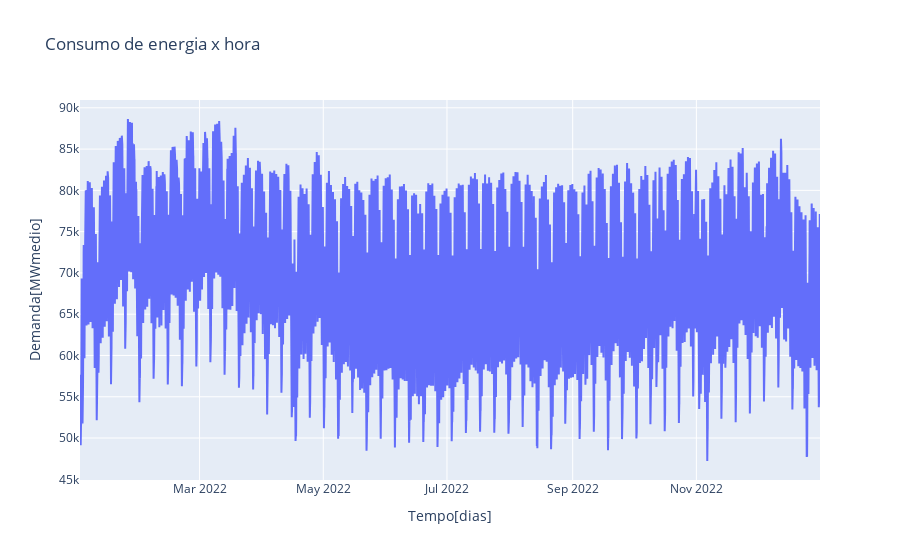

Notebook source saved alongside this figure:
### Code cell
Tempo, Energia_horaria_N, Energia_horaria_NE, \
      Energia_horaria_S, Energia_horaria_SE = processar_dados_energia(df)

def criar_serie_temporal(dados, inicio, passo=4):
    """
    Função para criar uma série temporal reduzida.
    :param dados: lista ou série original de dados.
    :param inicio: índice inicial para começar a seleção.
    :param passo: passo para seleção dos elementos. Padrão é 4.
    :return: pd.Series com elementos selecionados.
    """
    selecionados = []
    for i in range(passo - inicio, len(dados), passo):
        selecionados.append(dados[i])

    return pd.Series(selecionados)

# Define o vetor de tempo para o "eixo x" do gráfico.
tempo_temp = criar_serie_temporal(Tempo, inicio=0)
# Coleta os dados dos consumos de energia da região Norte.
energia_horaria_n_temp = criar_serie_temporal(Energia_horaria_N, inicio=0)
# Coleta os dados dos consumos de energia da região Nordeste.
energia_horaria_ne_temp = criar_serie_temporal(Energia_horaria_NE, inicio=3)
# Coleta os dados dos consumos de energia da região Sul.
energia_horaria_s_temp = criar_serie_temporal(Energia_horaria_S, inicio=2)
# Coleta os dados dos consumos de energia da região Sudeste.
energia_horaria_se_temp = criar_serie_temporal(Energia_horaria_SE, inicio=1)

# Soma todas as energias e traça a média do consumo de energia anual.
if flag == 1:
    flag = 0
    Energia_horaria_N = energia_horaria_n_temp
    Energia_horaria_NE = energia_horaria_ne_temp
    Energia_horaria_S = energia_horaria_s_temp
    Energia_horaria_SE = energia_horaria_se_temp
    Energia_horaria = Energia_horaria_N + Energia_horaria_NE + Energia_horaria_S + Energia_horaria_SE
    Tempo = tempo_temp
    Energia_horaria.iloc[-1] = np.mean(Energia_horaria)

grafico_consumo_energia = GeradorGraficoFurnas("demanda-sem-media-movel")

# Figura do gráfico "Consumo de energia x hora" em 1 ano.
fig = grafico_consumo_energia.grafico_interativo_linha(tempo_temp, Energia_horaria, "Tempo[dias]", "Demanda[MWmedio]", "Consumo de energia x hora")

print("Figura 1 - Demanda sem média móvel [MWmedio]")

# Botão para exportar gráfico no formato PDF
grafico_consumo_energia.botao_exportar_pdf()

print("OBS.: Para baixar arquivos é necessário desativar ADBlockers na página.")

### Figure 1 — Plotly figure (JSON) as saved in the notebook; plotly's stock layout.template omitted (floating-point values rounded to 4 significant figures; data arrays with more than 128 entries replaced by an {"elided": "..."} marker saying what was removed)
{"data": [{"mode": "lines", "name": "", "type": "scatter", "x": {"elided": "8759 str values"}, "y": {"elided": "8760 float values"}}], "layout": {"legend": {"title": {"text": "Legenda"}}, "title": {"text": "Consumo de energia x hora"}, "xaxis": {"title": {"text": "Tempo[dias]"}}, "yaxis": {"title": {"text": "Demanda[MWmedio]"}}}}
